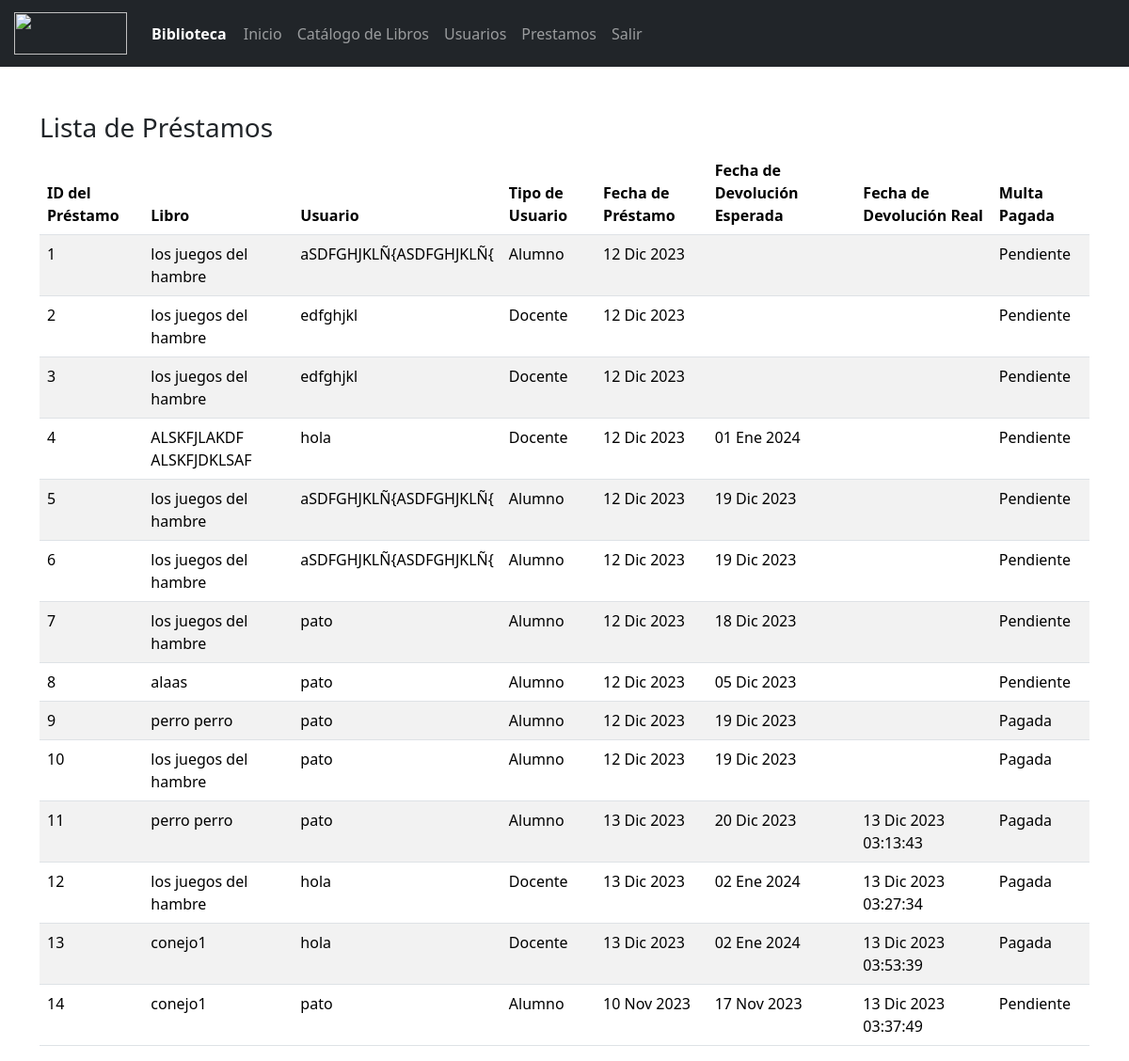
Page /listaprestamos/ (signed in) on the earlier database version.
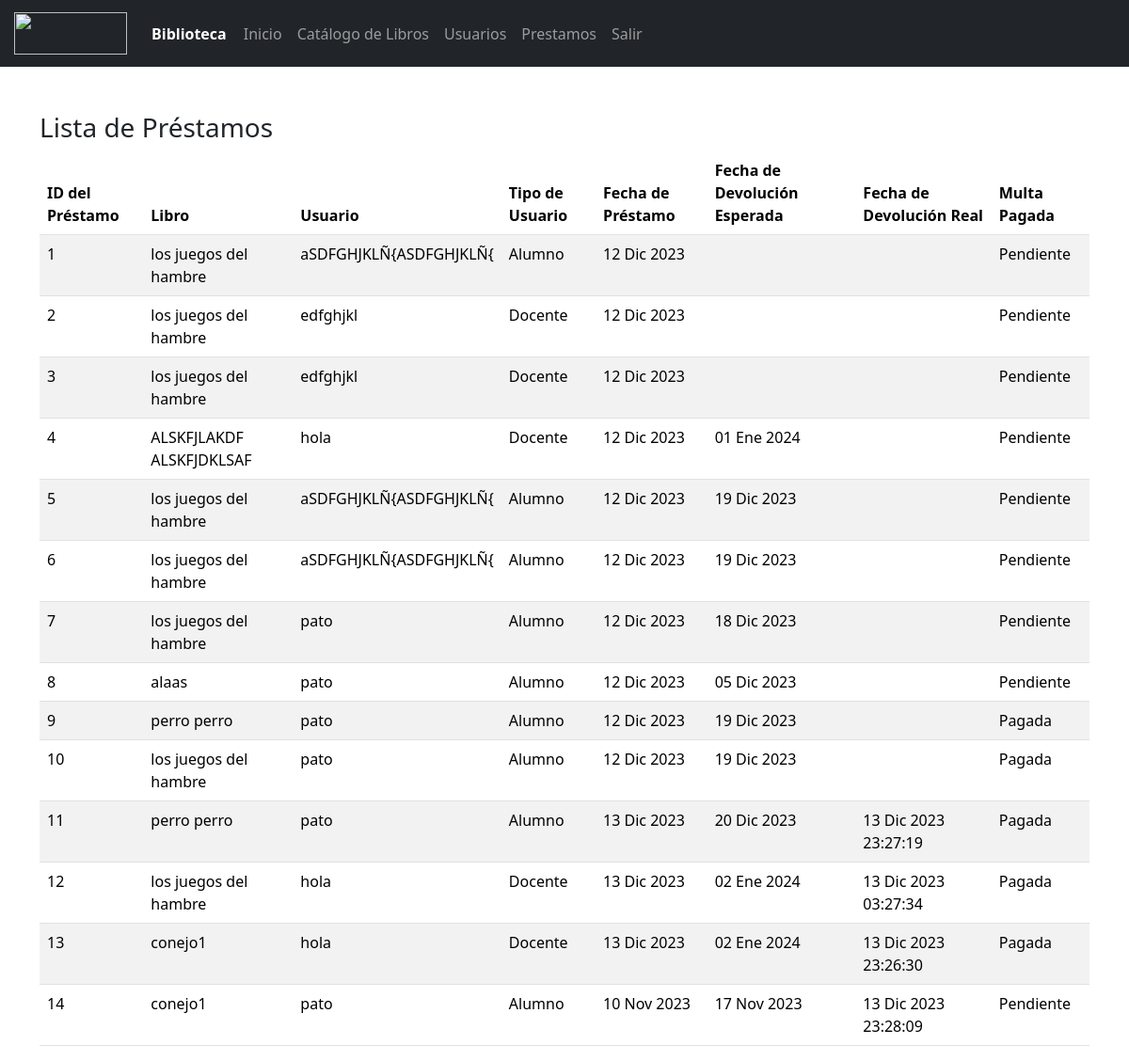
Same page on the later database version.
### core/models.py (models this page shows, shortened)
class Prestamo(models.Model):
    libro = models.ForeignKey(Libro, on_delete=models.CASCADE)
    usuario = models.ForeignKey(Usuario, on_delete=models.CASCADE)
    fecha_prestamo = models.DateTimeField(null=True, blank=True)
    fecha_devolucion = models.DateTimeField(null=True, blank=True)
    multa_pagada = models.BooleanField(default=False)
    fecha_devolucion_real = models.DateTimeField(null=True, blank=True)

class Libro(models.Model):
    titulo = models.CharField(max_length=200)
    autor = models.CharField(max_length=200)
    editorial = models.CharField(max_length=200)
    ano_de_publicacion = models.IntegerField()
    prestado = models.BooleanField(default=False)
    isbn = models.CharField(max_length=200)

class Usuario(models.Model):
    USER_TYPE_CHOICES = (
        ('ALUMNO', 'Alumno'),
        ('DOCENTE', 'Docente'),
    )
    nombre = models.CharField(max_length=200)
    apellido = models.CharField(max_length=200)
    direccion = models.CharField(max_length=200)
    correo_electronico = models.EmailField()
    numero_de_telefono = models.CharField(max_length=200)
    user_type = models.CharField(max_length=7, choices=USER_TYPE_CHOICES, default='ALUMNO')
    rut = models.CharField(max_length=20)

### core/views.py (the view)
# urls.py: path('listaprestamos/', lista_prestamos, name='lista_prestamos'),
@login_required
def lista_prestamos(request):
    prestamos = Prestamo.objects.all()
    return render(request, 'core/lista_prestamos.html', {'prestamos': prestamos})

### core/templates/core/lista_prestamos.html
{% extends 'core/base.html' %}
{% block content %}
<div class="container mt-5">
    <h3>Lista de Préstamos</h3>
    <table class="table table-striped">
        <thead>
            <tr>
                <th>ID del Préstamo</th>
                <th>Libro</th>
                <th>Usuario</th>
                <th>Tipo de Usuario</th>
                <th>Fecha de Préstamo</th>
                <th>Fecha de Devolución Esperada</th>
                <th>Fecha de Devolución Real</th>
                <th>Multa Pagada</th>
            </tr>
        </thead>
        <tbody>
            {% for prestamo in prestamos %}
            <tr>
                <td>{{ prestamo.id }}</td>
                <td>{{ prestamo.libro.titulo }}</td>
                <td>{{ prestamo.usuario.nombre }}</td>
                <td>
                    {% if prestamo.usuario.user_type == "DOCENTE" %}
                        Docente
                    {% elif prestamo.usuario.user_type == "ALUMNO" %}
                        Alumno
                    {% else %}
                        Desconocido
                    {% endif %}
                </td>
                <td>{{ prestamo.fecha_prestamo|date:"d M Y" }}</td>
                <td>{{ prestamo.fecha_devolucion|date:"d M Y" }}</td>
                <td>{{ prestamo.fecha_devolucion_real|default:"N/A"|date:"d M Y H:i:s" }}</td>
                <td>
                    {% if prestamo.multa_pagada %}
                        Pagada
                    {% else %}
                        Pendiente
                    {% endif %}
                </td>
            </tr>
            {% endfor %}
        </tbody>
    </table>
</div>
{% endblock %}

Differences in the rows shown:
changed Prestamo id 11: fecha_devolucion_real "13 Dic 2023 03:13:43" → "13 Dic 2023 23:27:19"
changed Prestamo id 13: fecha_devolucion_real "13 Dic 2023 03:53:39" → "13 Dic 2023 23:26:30"
changed Prestamo id 14: fecha_devolucion_real "13 Dic 2023 03:37:49" → "13 Dic 2023 23:28:09"
